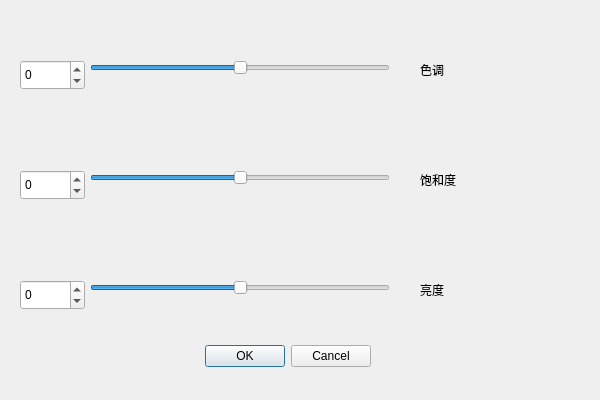
<?xml version="1.0" encoding="UTF-8"?>
<ui version="4.0">
 <class>Dialog</class>
 <widget class="QDialog" name="Dialog">
  <property name="geometry">
   <rect>
    <x>0</x>
    <y>0</y>
    <width>600</width>
    <height>400</height>
   </rect>
  </property>
  <property name="windowTitle">
   <string>Dialog</string>
  </property>
  <widget class="QDialogButtonBox" name="buttonBox">
   <property name="geometry">
    <rect>
     <x>30</x>
     <y>340</y>
     <width>341</width>
     <height>32</height>
    </rect>
   </property>
   <property name="orientation">
    <enum>Qt::Horizontal</enum>
   </property>
   <property name="standardButtons">
    <set>QDialogButtonBox::Cancel|QDialogButtonBox::Ok</set>
   </property>
  </widget>
  <widget class="QSlider" name="sliderH">
   <property name="geometry">
    <rect>
     <x>90</x>
     <y>60</y>
     <width>300</width>
     <height>16</height>
    </rect>
   </property>
   <property name="minimum">
    <number>-180</number>
   </property>
   <property name="maximum">
    <number>180</number>
   </property>
   <property name="orientation">
    <enum>Qt::Horizontal</enum>
   </property>
  </widget>
  <widget class="QSlider" name="sliderS">
   <property name="geometry">
    <rect>
     <x>90</x>
     <y>170</y>
     <width>300</width>
     <height>16</height>
    </rect>
   </property>
   <property name="minimum">
    <number>-100</number>
   </property>
   <property name="maximum">
    <number>100</number>
   </property>
   <property name="orientation">
    <enum>Qt::Horizontal</enum>
   </property>
  </widget>
  <widget class="QSlider" name="sliderI">
   <property name="geometry">
    <rect>
     <x>90</x>
     <y>280</y>
     <width>300</width>
     <height>16</height>
    </rect>
   </property>
   <property name="minimum">
    <number>-100</number>
   </property>
   <property name="maximum">
    <number>100</number>
   </property>
   <property name="orientation">
    <enum>Qt::Horizontal</enum>
   </property>
  </widget>
  <widget class="QLabel" name="label">
   <property name="geometry">
    <rect>
     <x>420</x>
     <y>60</y>
     <width>80</width>
     <height>20</height>
    </rect>
   </property>
   <property name="text">
    <string>色调</string>
   </property>
  </widget>
  <widget class="QLabel" name="label_2">
   <property name="geometry">
    <rect>
     <x>420</x>
     <y>170</y>
     <width>80</width>
     <height>20</height>
    </rect>
   </property>
   <property name="text">
    <string>饱和度</string>
   </property>
  </widget>
  <widget class="QLabel" name="label_3">
   <property name="geometry">
    <rect>
     <x>420</x>
     <y>280</y>
     <width>80</width>
     <height>20</height>
    </rect>
   </property>
   <property name="text">
    <string>亮度</string>
   </property>
  </widget>
  <widget class="QSpinBox" name="spinBoxH">
   <property name="geometry">
    <rect>
     <x>20</x>
     <y>60</y>
     <width>65</width>
     <height>30</height>
    </rect>
   </property>
   <property name="minimum">
    <number>-180</number>
   </property>
   <property name="maximum">
    <number>180</number>
   </property>
  </widget>
  <widget class="QSpinBox" name="spinBoxS">
   <property name="geometry">
    <rect>
     <x>20</x>
     <y>170</y>
     <width>65</width>
     <height>30</height>
    </rect>
   </property>
   <property name="minimum">
    <number>-100</number>
   </property>
   <property name="maximum">
    <number>100</number>
   </property>
  </widget>
  <widget class="QSpinBox" name="spinBoxI">
   <property name="geometry">
    <rect>
     <x>20</x>
     <y>280</y>
     <width>65</width>
     <height>30</height>
    </rect>
   </property>
   <property name="minimum">
    <number>-100</number>
   </property>
   <property name="maximum">
    <number>100</number>
   </property>
  </widget>
 </widget>
 <resources/>
 <connections>
  <connection>
   <sender>buttonBox</sender>
   <signal>accepted()</signal>
   <receiver>Dialog</receiver>
   <slot>accept()</slot>
   <hints>
    <hint type="sourcelabel">
     <x>248</x>
     <y>254</y>
    </hint>
    <hint type="destinationlabel">
     <x>157</x>
     <y>274</y>
    </hint>
   </hints>
  </connection>
  <connection>
   <sender>buttonBox</sender>
   <signal>rejected()</signal>
   <receiver>Dialog</receiver>
   <slot>reject()</slot>
   <hints>
    <hint type="sourcelabel">
     <x>316</x>
     <y>260</y>
    </hint>
    <hint type="destinationlabel">
     <x>286</x>
     <y>274</y>
    </hint>
   </hints>
  </connection>
 </connections>
</ui>
